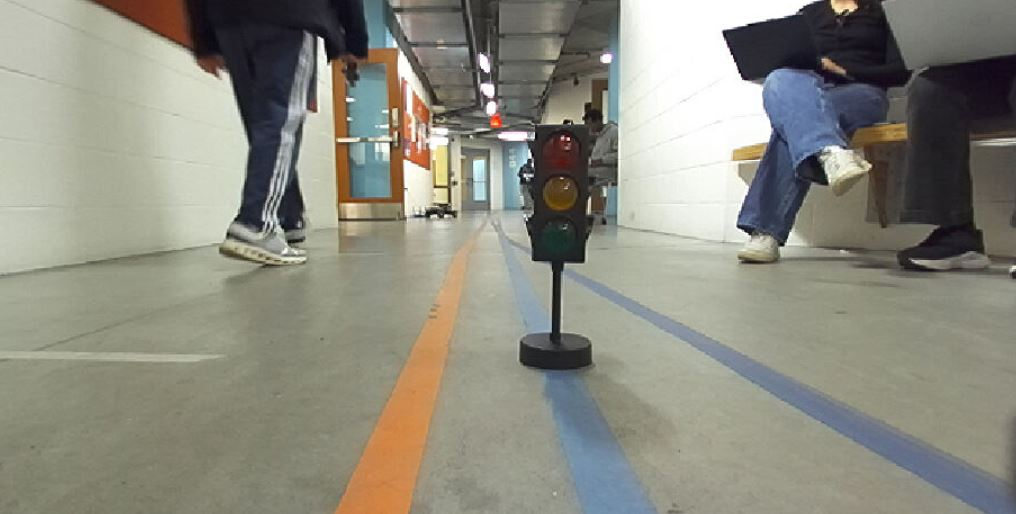
#> input picture src/traffic_light/traffic_light/images/light off 1m away.JPG, 1016 x 514 px
$ python traffic_light_detection.py 'images/light off 1m away.JPG'
#> lines starting #> are read from the running program, lines starting #| are printed output that depends on the picture; after the words box and inside, x2 and y2 are one past the last pixel; in counts of white or black regions, pixels touching at a corner belong together
#> further down, img is the input picture: shape (514, 1016, 3); mean B, G, R 127.8, 139.7, 140.5
import cv2
import numpy as np
from matplotlib import pyplot as plt

def image_print(img):
    # Convert to RGB for correct matplotlib display if it's a color image
    if len(img.shape) == 3:
        plt.imshow(cv2.cvtColor(img, cv2.COLOR_BGR2RGB))
    else:
        plt.imshow(img, cmap='gray')
    plt.show()

def cd_red_light_segmentation(img, debug=False):
    """
    Detects red region and returns bounding box.
    """
#> called with debug = True

    img_hsv = cv2.cvtColor(img, cv2.COLOR_BGR2HSV)
#> img_hsv: shape (514, 1016, 3); mean H, S, V 45.7, 40.1, 145.1

    # Stricter HSV ranges but still allowing farther away lights
    # change saturation and value to do so
    lower_red1 = np.array([0,   145,  170])
    upper_red1 = np.array([40,   255,  255]) #try allowing a little orange and even yellow but amp up the saturation and value needed
    lower_red2 = np.array([175, 145,  170])
    upper_red2 = np.array([180, 255, 255])

    mask1 = cv2.inRange(img_hsv, lower_red1, upper_red1)
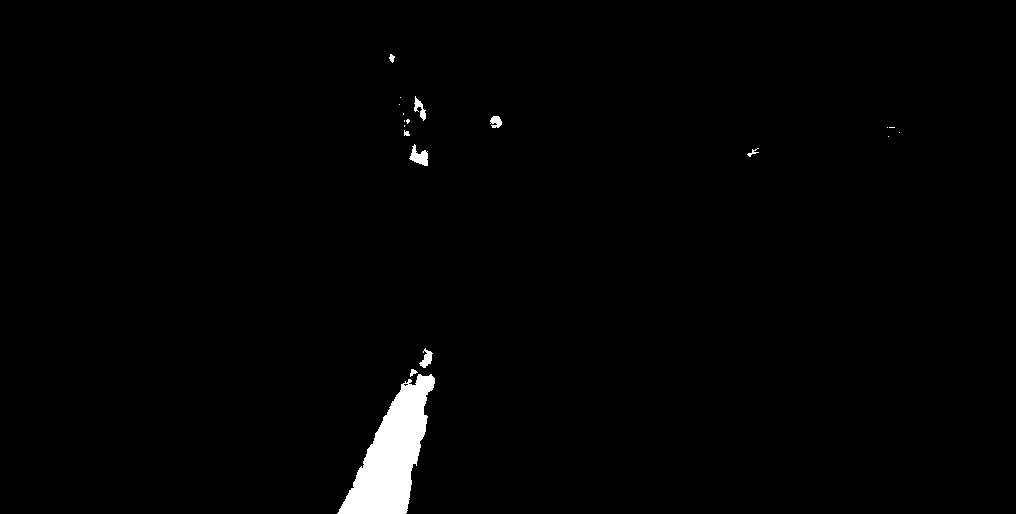
#> mask1: shape (514, 1016); 1.4% white; 19 white regions (10 under 20 px), largest, box (x1, y1, x2, y2) and area: (337, 374, 435, 514) 6616, (409, 144, 428, 166) 224, (419, 348, 433, 368) 139
    mask2 = cv2.inRange(img_hsv, lower_red2, upper_red2)
#> mask2: shape (514, 1016); every value is 0
    img_filtered = cv2.bitwise_or(mask1, mask2)

    # Morphological cleanup
    kernel = np.ones((5, 5), np.uint8) # Slightly larger kernel for better noise removal
    img_final = cv2.morphologyEx(img_filtered, cv2.MORPH_OPEN, kernel)
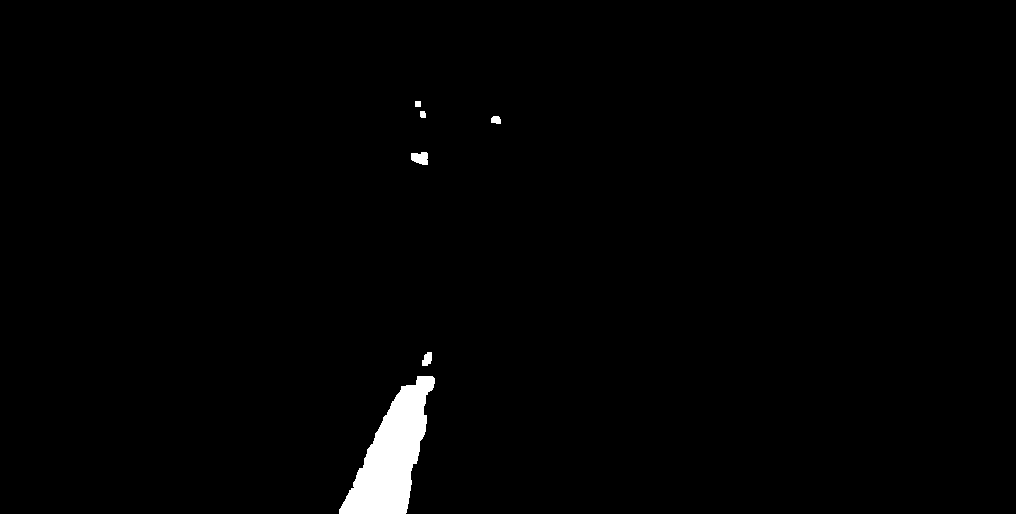
#> img_final: shape (514, 1016); 1.3% white; 6 white regions, box (x1, y1, x2, y2) and area: (339, 376, 435, 514) 6545, (411, 152, 428, 165) 178, (422, 352, 432, 366) 106, (491, 116, 501, 124) 68, (420, 111, 426, 118) 39, (415, 101, 421, 107) 36
    img_final = cv2.morphologyEx(img_final, cv2.MORPH_CLOSE, kernel)
#> img_final: shape (514, 1016); 1.3% white; 5 white regions

    if debug:
        print("Debugging: Final Red Mask")
        image_print(img_final)

    contours = cv2.findContours(img_final, cv2.RETR_EXTERNAL, cv2.CHAIN_APPROX_SIMPLE)[0]
#> contours = 5 contours; box (x1, y1, x2, y2) and area: (339, 376, 435, 514) 6354, (411, 152, 428, 165) 156, (422, 352, 432, 366) 86, (415, 101, 426, 118) 54, (491, 116, 501, 124) 54

    if len(contours) == 0:
        return None

    biggest_contour = max(contours, key=cv2.contourArea)
#> biggest_contour = contour of 151 points, box (x1, y1, x2, y2) (339, 376, 435, 514), area 6354

    # Filter out small noise
    if cv2.contourArea(biggest_contour) < 20:
        return None

    x, y, w, h = cv2.boundingRect(biggest_contour)
#> x = 339; y = 376; w = 96; h = 138
    return ((x, y), (x + w, y + h)) #offset bounding box to match region of interest cropping


def is_red_light_on(img, debug=False):
    """
    Logic updated: Red is only 'ON' if we can actually find a valid bounding box.
    """
    bbox = cd_red_light_segmentation(img, debug=debug)
#> bbox = ((339, 376), (435, 514))

    if bbox is not None:
        return True, bbox
    return False, None


if __name__ == "__main__":
    import sys
    if len(sys.argv) < 2:
        print("Usage: python traffic_light_detection.py <image_path>")
        sys.exit(1)

    image_path = sys.argv[1]
    img = cv2.imread(image_path)

    if img is None:
        print(f"Could not load image: {image_path}")
        sys.exit(1)

    # Now we get both the status and the box at the same time
    red_on, bbox = is_red_light_on(img, debug=True)
#> red_on = True; bbox = ((339, 376), (435, 514))

    print(f"Red light ON: {red_on}")
#| Red light ON: True
    print(f"Bounding box: {bbox}")
#| Bounding box: ((339, 376), (435, 514))

    if red_on and bbox is not None:
        display = img.copy()
        cv2.rectangle(display, bbox[0], bbox[1], (0, 255, 0), 3)
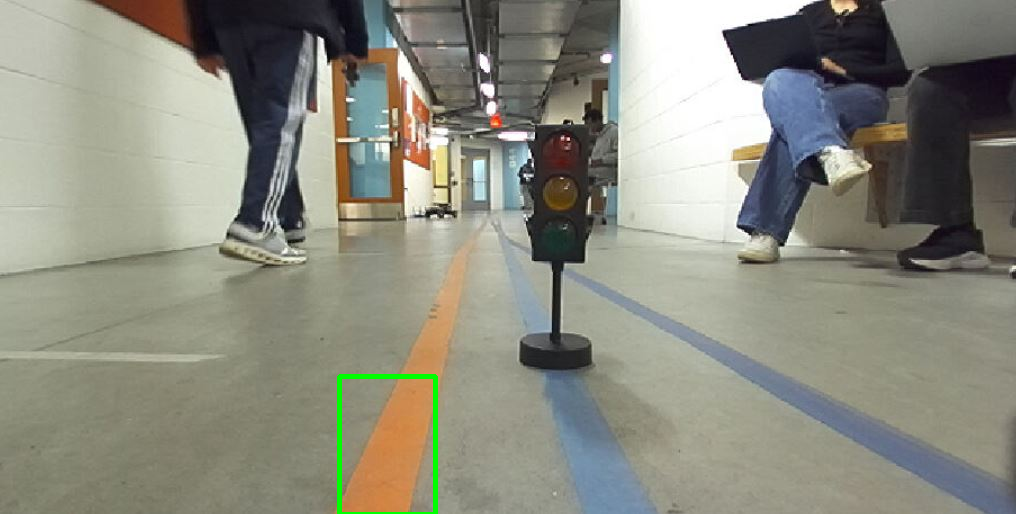
#> display: shape (514, 1016, 3); 0.39% of pixels changed, all inside (x1, y1, x2, y2) = (337, 374, 438, 514)
        image_print(display)
    else:
        print("No red light detected. Showing original image.")
        image_print(img)

$ run again, on src/traffic_light/traffic_light/images/light on far head on.JPG
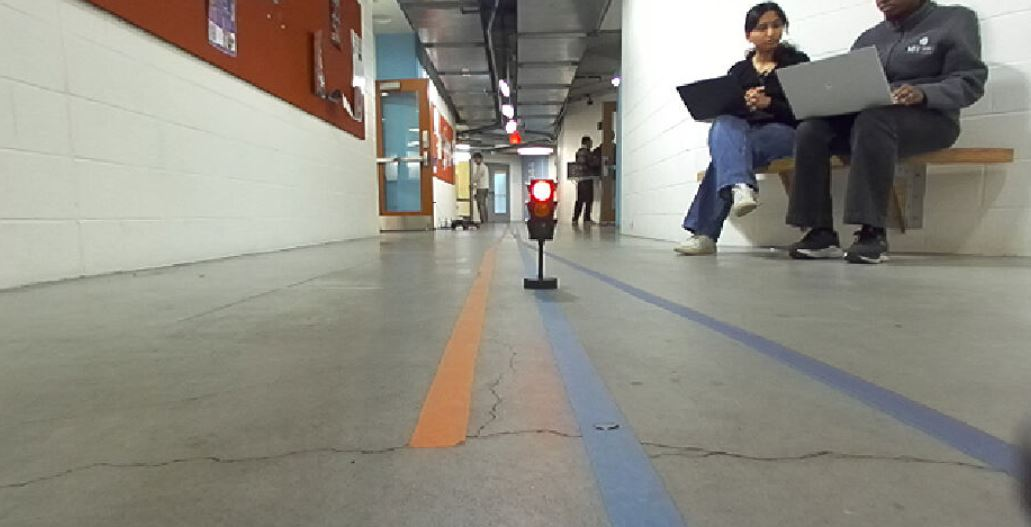
#> input picture src/traffic_light/traffic_light/images/light on far head on.JPG, 1031 x 527 px
#> img is the input picture: shape (527, 1031, 3); mean B, G, R 130.5, 140.2, 142.5
#> img_hsv: shape (527, 1031, 3); mean H, S, V 41.8, 34.5, 145.9
#> in cd_red_light_segmentation, `mask1 = cv2.inRange(img_hsv, lower_red1, upper_red1)`:
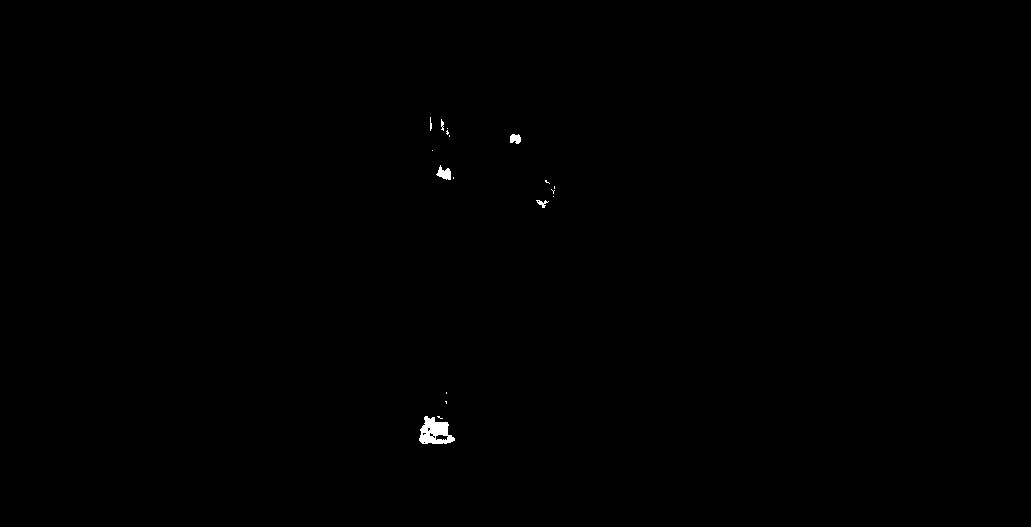
#> mask1: shape (527, 1031); 0.18% white; 18 white regions (12 under 20 px), largest, box (x1, y1, x2, y2) and area: (419, 416, 455, 444) 617, (436, 165, 451, 180) 130, (510, 134, 521, 144) 87, (536, 200, 549, 208) 46, (441, 119, 444, 131) 24, (430, 117, 432, 131) 20
#> mask2: shape (527, 1031); 0.01% white in thin lines or dots, all inside (x1, y1, x2, y2) = (514, 132, 554, 202)
#> img_filtered: shape (527, 1031); 0.19% white; 16 white regions (10 under 20 px), largest, box (x1, y1, x2, y2) and area: (419, 416, 455, 444) 617, (436, 165, 451, 180) 130, (530, 184, 555, 208) 116, (510, 132, 521, 144) 97, (441, 119, 444, 131) 24, (430, 117, 432, 131) 20
#> contours = 3 contours; box (x1, y1, x2, y2) and area: (420, 418, 453, 444) 524, (438, 170, 451, 179) 87, (510, 133, 521, 142) 64
#> biggest_contour = contour of 30 points, box (x1, y1, x2, y2) (420, 418, 453, 444), area 524
#> x = 420; y = 418; w = 33; h = 26
#> in is_red_light_on, `bbox = cd_red_light_segmentation(img, debug=debug)`: bbox = ((420, 418), (453, 444))
#> `red_on, bbox = is_red_light_on(img, debug=True)`: red_on = True; bbox = ((420, 418), (453, 444))
#| Red light ON: True
#| Bounding box: ((420, 418), (453, 444))
#> `cv2.rectangle(display, bbox[0], bbox[1], (0, 255, 0), 3)`:
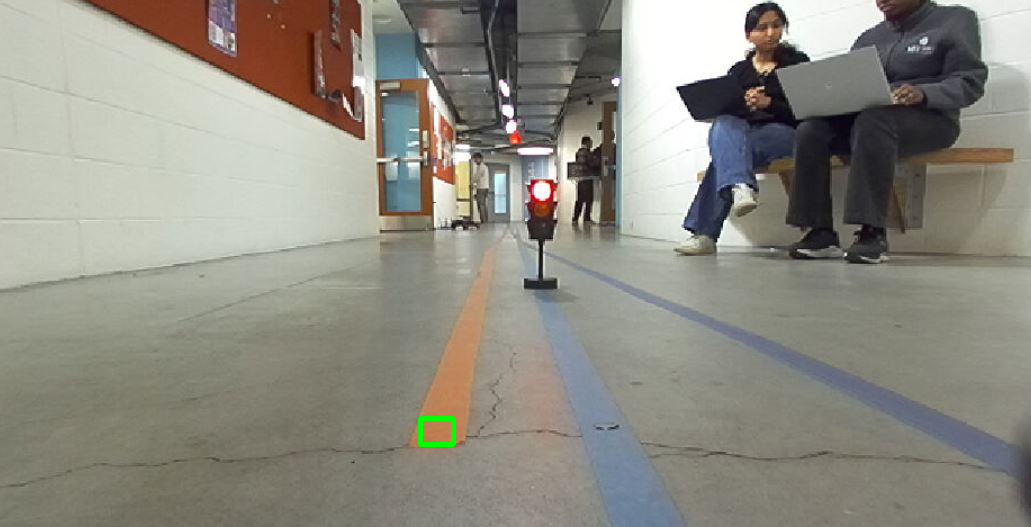
#> display: shape (527, 1031, 3); 0.11% of pixels changed, all inside (x1, y1, x2, y2) = (418, 416, 456, 447)

$ run again, on src/traffic_light/traffic_light/images/light on far.JPG
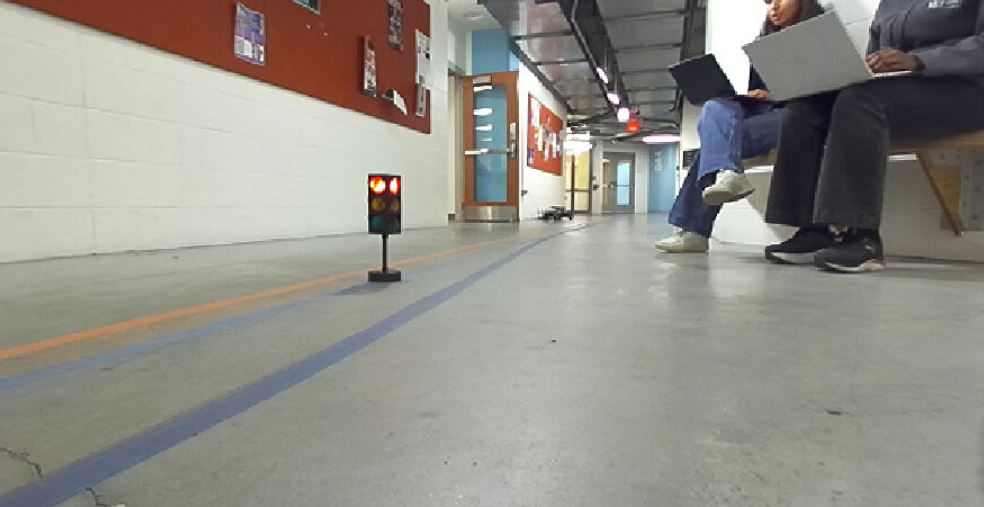
#> input picture src/traffic_light/traffic_light/images/light on far.JPG, 984 x 507 px
#> img is the input picture: shape (507, 984, 3); mean B, G, R 136.5, 144.1, 146.7
#> img_hsv: shape (507, 984, 3); mean H, S, V 45.6, 32.2, 150.5
#> in cd_red_light_segmentation, `mask1 = cv2.inRange(img_hsv, lower_red1, upper_red1)`:
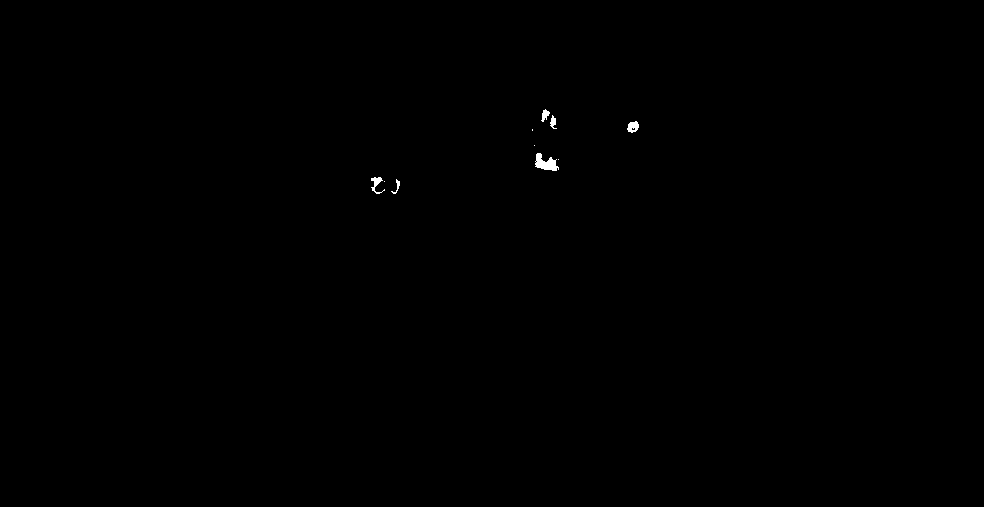
#> mask1: shape (507, 984); 0.12% white; 10 white regions (4 under 20 px), largest, box (x1, y1, x2, y2) and area: (535, 153, 559, 171) 245, (627, 121, 639, 133) 99, (371, 177, 385, 194) 96, (541, 109, 550, 122) 63, (550, 115, 557, 129) 54, (391, 179, 400, 194) 40
#> mask2: shape (507, 984); 0% white in thin lines or dots, all inside (x1, y1, x2, y2) = (376, 122, 639, 186)
#> contours = 5 contours; box (x1, y1, x2, y2) and area: (536, 154, 557, 171) 188, (629, 122, 639, 128) 44, (542, 111, 549, 118) 34, (374, 177, 381, 184) 34, (551, 118, 556, 125) 24
#> biggest_contour = contour of 18 points, box (x1, y1, x2, y2) (536, 154, 557, 171), area 188
#> x = 536; y = 154; w = 21; h = 17
#> in is_red_light_on, `bbox = cd_red_light_segmentation(img, debug=debug)`: bbox = ((536, 154), (557, 171))
#> `red_on, bbox = is_red_light_on(img, debug=True)`: red_on = True; bbox = ((536, 154), (557, 171))
#| Red light ON: True
#| Bounding box: ((536, 154), (557, 171))
#> `cv2.rectangle(display, bbox[0], bbox[1], (0, 255, 0), 3)`:
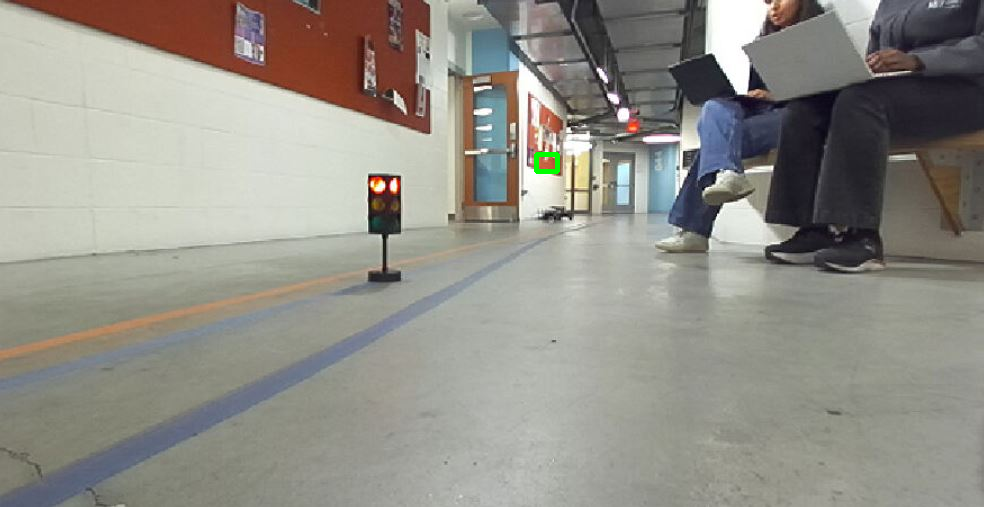
#> display: shape (507, 984, 3); 0.07% of pixels changed, all inside (x1, y1, x2, y2) = (534, 152, 560, 174)
